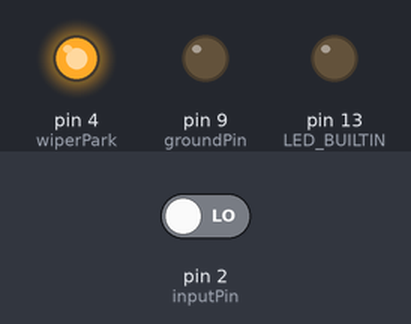
Recording of a sketch running on a simulated Arduino Uno, built with avr-gcc and run on an emulated ATmega328P. Shown: output pins drawn as LEDs (lit = HIGH). The test bench sets the inputs (shaded band); at power-on: pin 2 (inputPin) LOW. Pins used as bus, display or sensor lines are not drawn.

Above: at 30.1 s.
Timing chart, 0 to 31.6 s (numbered marks = the images above):
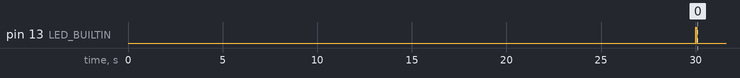

The sketch:

Toe_Pincher.ino
```cpp
int powerPin = 10;
int groundPin = 9;
int inputPin = 2;
int value = 0;
int pirState = LOW;
int wiperPower = 3;
int wiperPark = 4;
int calibrationTime = 30;

// the setup function runs once when you press reset or power the board
void setup() {
  // initialize digital pin LED_BUILTIN as an output.
  pinMode(LED_BUILTIN, OUTPUT);
  digitalWrite(LED_BUILTIN, LOW);

  //initialize digital pin 10 as output and Set to HIGH so it is 5v vcc
  pinMode(powerPin, OUTPUT);
  digitalWrite(powerPin, HIGH);

  //initialize digial pin 9 as output and set to low to be ground
  pinMode(groundPin, OUTPUT);
  digitalWrite(groundPin, LOW);

  //set pin 2 to be input
  pinMode(inputPin, INPUT);

  //initialize wiper power output
  pinMode(wiperPower, OUTPUT);
  digitalWrite(wiperPower, HIGH);

  //initialize wiper park output
  pinMode(wiperPark, OUTPUT);
  digitalWrite(wiperPark, HIGH);

  //Allow PIR to calibrate
  for(int i = 0; i < calibrationTime; i++){
    delay(1000);
  }
  digitalWrite(LED_BUILTIN, HIGH);
  delay(50);
  digitalWrite(LED_BUILTIN, LOW);
}

// the loop function runs over and over again forever
void loop() {
  value = digitalRead(inputPin);       // read input value
  if (value == HIGH) {                 // check if the input is HIGH
    digitalWrite(LED_BUILTIN, HIGH);   // turn the LED on (HIGH is the voltage level)
    digitalWrite(wiperPower, LOW);    //Turn on wiper power
    delay(8000);                        // Leave wiper on for seconds
    digitalWrite(wiperPower, HIGH);
    delay(500);
    // park wiper in else or here??
    digitalWrite(wiperPark, LOW);
    delay(3000);
    digitalWrite(wiperPark, HIGH);      // Park Wiper
   /* if (pirState == LOW) {
      // We only want to print on the output change, not state
      pirState = HIGH;
    }*/
  }else{
    digitalWrite(LED_BUILTIN, LOW); // turn LED OFF
    digitalWrite(wiperPark, HIGH);
    digitalWrite(wiperPower, HIGH);
    delay(300);
 /*   if (pirState == HIGH){
      // we have just turned of
      // We only want to print on the output change, not state
      pirState = LOW;
    }*/
  }

}
```
